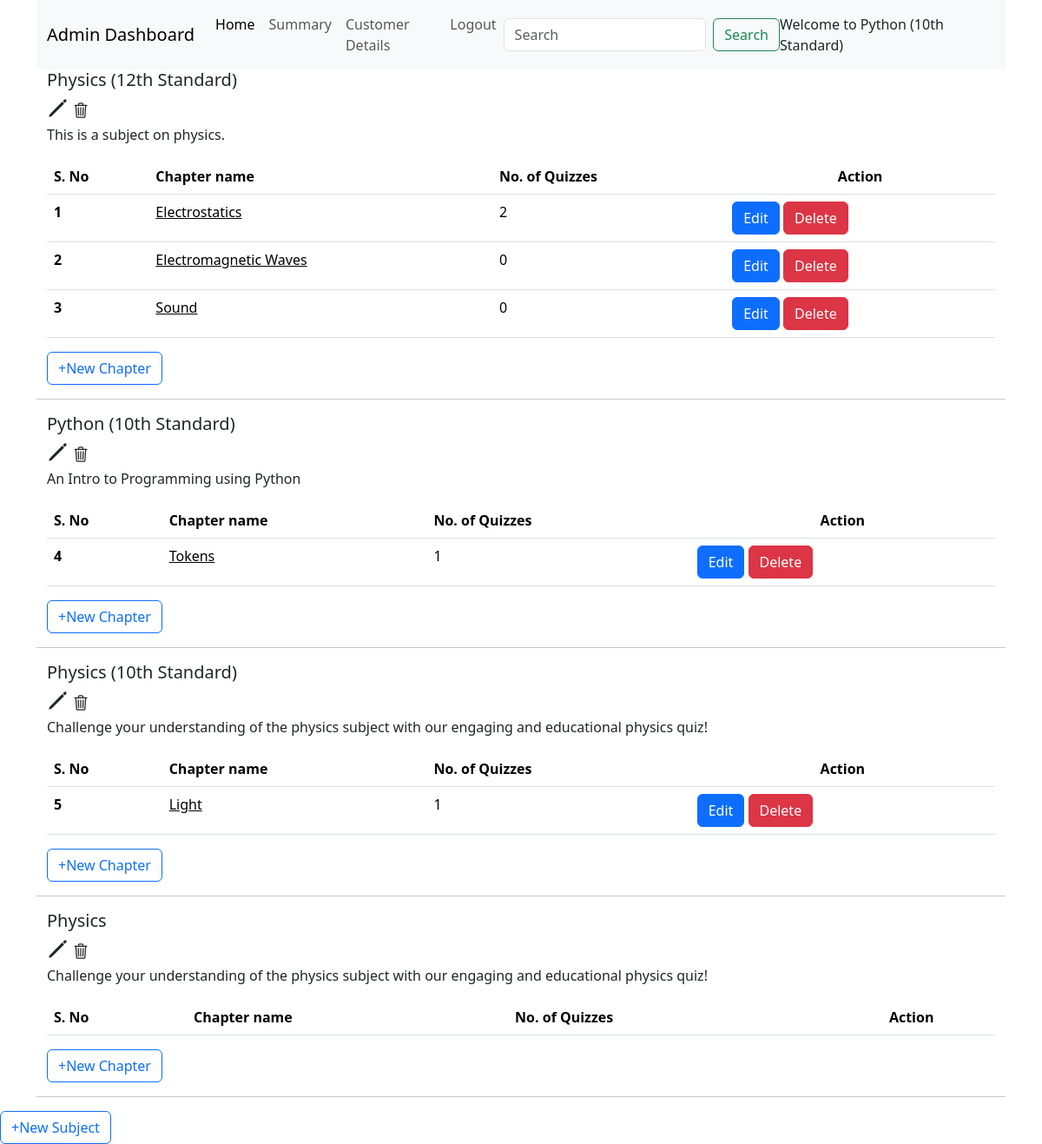
The app's page /admin_dashboard/Python (10th Standard) with its own data.
### backend/models.py (models this page shows)
class Subject(db.Model):
  __tablename__="subject"
  sub_id=db.Column(db.Integer, primary_key=True, nullable=False)
  name=db.Column(db.String, nullable=False)
  description=db.Column(db.String)
  chapters=db.relationship("Chapter", cascade="all,delete", backref="subject", lazy=True)

class Chapter(db.Model):
  __tablename__="chapter"
  ch_id=db.Column(db.Integer, primary_key=True, nullable=False)
  subject_id=db.Column(db.Integer, db.ForeignKey("subject.sub_id"), nullable=False)
  name=db.Column(db.String, nullable=False)
  description=db.Column(db.String)
  quizes=db.relationship("Quiz", cascade="all,delete", backref="chapter", lazy=True)

### backend/controllers.py (the view)
@app.route('/admin_dashboard/<name>', methods=["GET","POST"])
def admin_dashboard(name):
  if request.method=="GET":
    subjects = db.session.query(Subject).all()
    return render_template("admin_dashboard.html", name=name, subjects=subjects)

### templates/admin_dashboard.html (shortened to what this page needs)
<!DOCTYPE html>
<html lang="en">
<head>
  <link href="https://cdn.jsdelivr.net/npm/bootstrap@5.3.3/dist/css/bootstrap.min.css" rel="stylesheet">
  <link href="https://cdn.jsdelivr.net/npm/bootstrap-icons/font/bootstrap-icons.css" rel="stylesheet">
  <link href="/static/style/admin_dashboard.css" rel="stylesheet">
</head>
<body>
  <div class="container new-container">
    <nav class="navbar navbar-expand-lg bg-body-tertiary">
      <div class="container-fluid">
        <a class="navbar-brand" href="#">Admin Dashboard</a>
        <div class="collapse navbar-collapse" id="navbarSupportedContent">
          <ul class="navbar-nav me-auto mb-2 mb-lg-0">
            <li class="nav-item">
              <a class="nav-link active" aria-current="page" href="/admin_dashboard/{{name}}">Home</a>
            </li>
            <li class="nav-item">
              <a class="nav-link" href="#">Summary</a>
            </li>
            <li class="nav-item">
              <a class="nav-link" href="/admin_user/{{name}}">Customer Details</a>
            </li>
            <li class="nav-item">
              <a class="nav-link" onclick="window.location.href='/'">Logout</a>
            </li>
          </ul>
          <form class="d-flex" role="search" method="POST" action="/search/{{name}}">
            <input class="form-control me-2" type="search" placeholder="Search" aria-label="Search" name="search" id="search">
            <button class="btn btn-outline-success" type="submit">Search</button>
          </form>
          <span class="nav=text">
            Welcome to {{name}}
          </span>
        </div>
      </div>
    </nav>
    {% for subject in subjects %}
    <div class="container new-container">
      <div class="title"><h5>{{subject.name}}</h5>
        <a onclick="window.location.href='/admin_dashboard/{{subject.sub_id}}/edit_subject/{{name}}'" ><ion-icon name="pencil-outline" style="font-size: 25px;" ></ion-icon></a>
        <a onclick="window.location.href='/admin_dashboard/{{subject.sub_id}}/delete_subject/{{name}}'"><ion-icon name="trash-outline" style="font-size: 20px;"></ion-icon></a>
      </div>
      <div class="description">{{subject.description}}</div>
      <table class="table table-striped">
        <table class="table">
          <thead>
            <tr>
              <th scope="col">S. No</th>
              <th scope="col">Chapter name</th>
              <th scope="col">No. of Quizzes</th>
              <th scope="col" class="text-center">Action</th>
            </tr>
          </thead>
          <tbody>
            {% for chapter in subject.chapters %}
            <tr>
              <th scope="row">{{chapter.ch_id}}</th>
              <td id="clickable"><a onclick="window.location.href='/admin_dashboard/{{subject.sub_id}}/{{chapter.ch_id}}/{{name}}'">{{chapter.name}}</a></td>
              <td>{{chapter.quizes | length}}</td>
              <td><a onclick="window.location.href='/admin_dashboard/{{subject.sub_id}}/{{chapter.ch_id}}/edit_chapter/{{name}}'" type="button" class="btn btn-primary">Edit</a>
              <a onclick="window.location.href='/admin_dashboard/{{subject.sub_id}}/{{chapter.ch_id}}/delete_chapter/{{name}}'" type="button" class="btn btn-danger">Delete</a></td>
              {% endfor %}
            </tr>
          </tbody>
        </table>
        <a onclick="window.location.href='/admin_dashboard/{{subject.sub_id}}/new_chapter/{{name}}'" type="button" class="btn btn-outline-primary">+New Chapter</a>
      </table>
    </div>
    <hr />
    {% endfor %}
  </div>
  <a onclick="window.location.href='/admin_dashboard/new_subject/{{name}}'" type="button" class="btn btn-outline-primary">+New Subject</a>
</body>
</html>

### static/style/admin_dashboard.css (style rules this page uses)
#clickable { text-decoration: underline; cursor: pointer; }
li a { cursor: pointer; }

### records on screen
Subject: name "Python (10th Standard)", description "An Intro to Programming using Python"
Subject: name "Physics (12th Standard)", description "This is a subject on physics."
Chapter: ch_id "1", name "Electrostatics", quizes|length "2"
Chapter: ch_id "2", name "Electromagnetic Waves", quizes|length "0"
Chapter: ch_id "3", name "Sound", quizes|length "0"
Chapter: ch_id "4", name "Tokens", quizes|length "1"
Subject: name "Physics (10th Standard)", description "Challenge your understanding of the physics subject with our engaging and educational physics quiz!"
Chapter: ch_id "5", name "Light", quizes|length "1"
Subject: name "Physics", description "Challenge your understanding of the physics subject with our engaging and educational physics quiz!"
